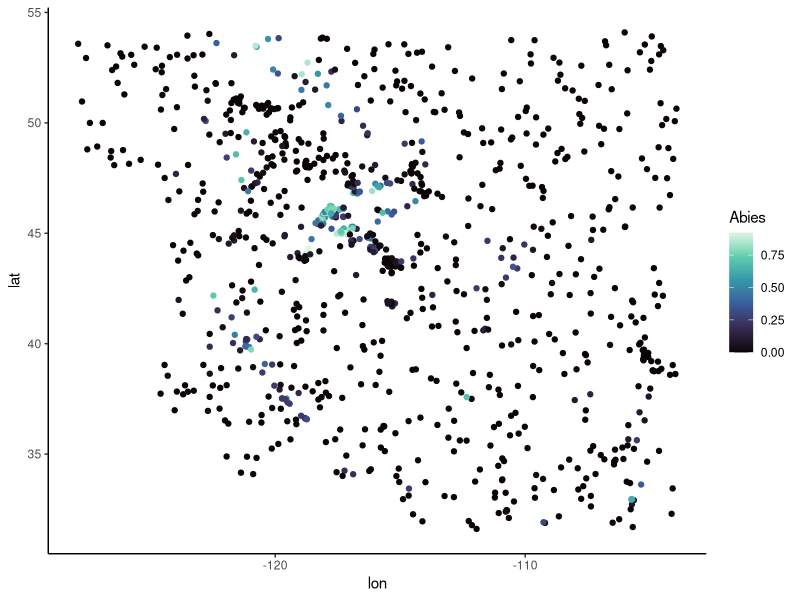

Recreate this plot in R.
library(tidyverse)

`%ni%` <- Negate(`%in%`)

setwd("/Users/katherinedixon/Documents/StuffINeed/_Research/Climate_Range/landscape")

forest <- read_csv("data/forest_composition_example.csv")
biomass <- read_csv("data/biomass_all_sites_example.csv")
modis <- read_csv('data/modis_5k_nearneedle_example.csv') 

species_class <- read_csv('data/species_class.csv')

latlong <- read_csv("data/range_locations_example.csv")
elevation <- read_csv("data/elevation_example.csv")

ll1 <- merge(latlong,elevation)

biomass <- biomass %>% mutate(mean_biomass = ifelse(is.infinite(max_biomass),NA,mean_biomass)) %>% 
  mutate(max_biomass = ifelse(is.infinite(max_biomass),NA,max_biomass))

ll2 <- merge(ll1,biomass)  

modis_cols <- colnames(modis)[colnames(modis) %ni% c('total','lat','lon','manual_id')]

modis <- modis %>% mutate_at(modis_cols, ~replace_na(.,0))

ll3 <- merge(ll2,modis)

forest_cols <- colnames(forest)[colnames(forest) %ni% c('total','lat','lon','manual_id','source',"No trees")]

forest <- forest %>% mutate_at(forest_cols, ~replace_na(.,0))

species_class <- species_class %>% select(name,Clade,Genus,multi_species) %>% 
  mutate(multi_species = ifelse(is.na(multi_species),1,multi_species))

forest_long <- forest %>% pivot_longer(forest_cols) %>% filter(value>0) %>% rename(no_trees = `No trees`)

forest_long2 <- merge(forest_long,species_class, all.x = TRUE)

forest_long2 %>% filter(is.na(Genus))

all_long_genus <- forest_long2 %>% mutate(value_m = value/multi_species) %>%
  group_by(manual_id,lat,lon,source,Genus) %>% summarize(p_genus = sum(value_m))

all_long_clade <- forest_long2 %>% mutate(value_m = value/multi_species) %>%
  group_by(manual_id,lat,lon,source,Clade) %>% summarize(p_clade = sum(value_m))

all_wide_genus <- all_long_genus %>% pivot_wider(names_from = Genus, values_from = p_genus)
all_wide_clade <- all_long_clade %>% pivot_wider(names_from = Clade, values_from = p_clade)

all_wide <- merge(all_wide_clade,all_wide_genus)

forest_cols2 <- colnames(all_wide)[colnames(all_wide) %ni% c('lat','lon','manual_id','source')]

all_wide <- all_wide %>% mutate_at(forest_cols2, ~replace_na(.,0))
all_wide$trees <- 1

no_trees <- forest %>% filter(`No trees` == 1) %>% select(lat,lon,manual_id,source)
no_trees[,forest_cols2] <- 0
no_trees$trees <- 0

all_wide2 <- rbind(all_wide,no_trees)

all_wide2 %>% ggplot() + aes(x = lon,y = lat, color = Abies) + geom_point() + theme_classic() + 
  scale_color_viridis_c(option = 'mako')

ll4 <- merge(ll3,all_wide2)

write_csv(ll4,"data/all_habitat_features_example.csv")
